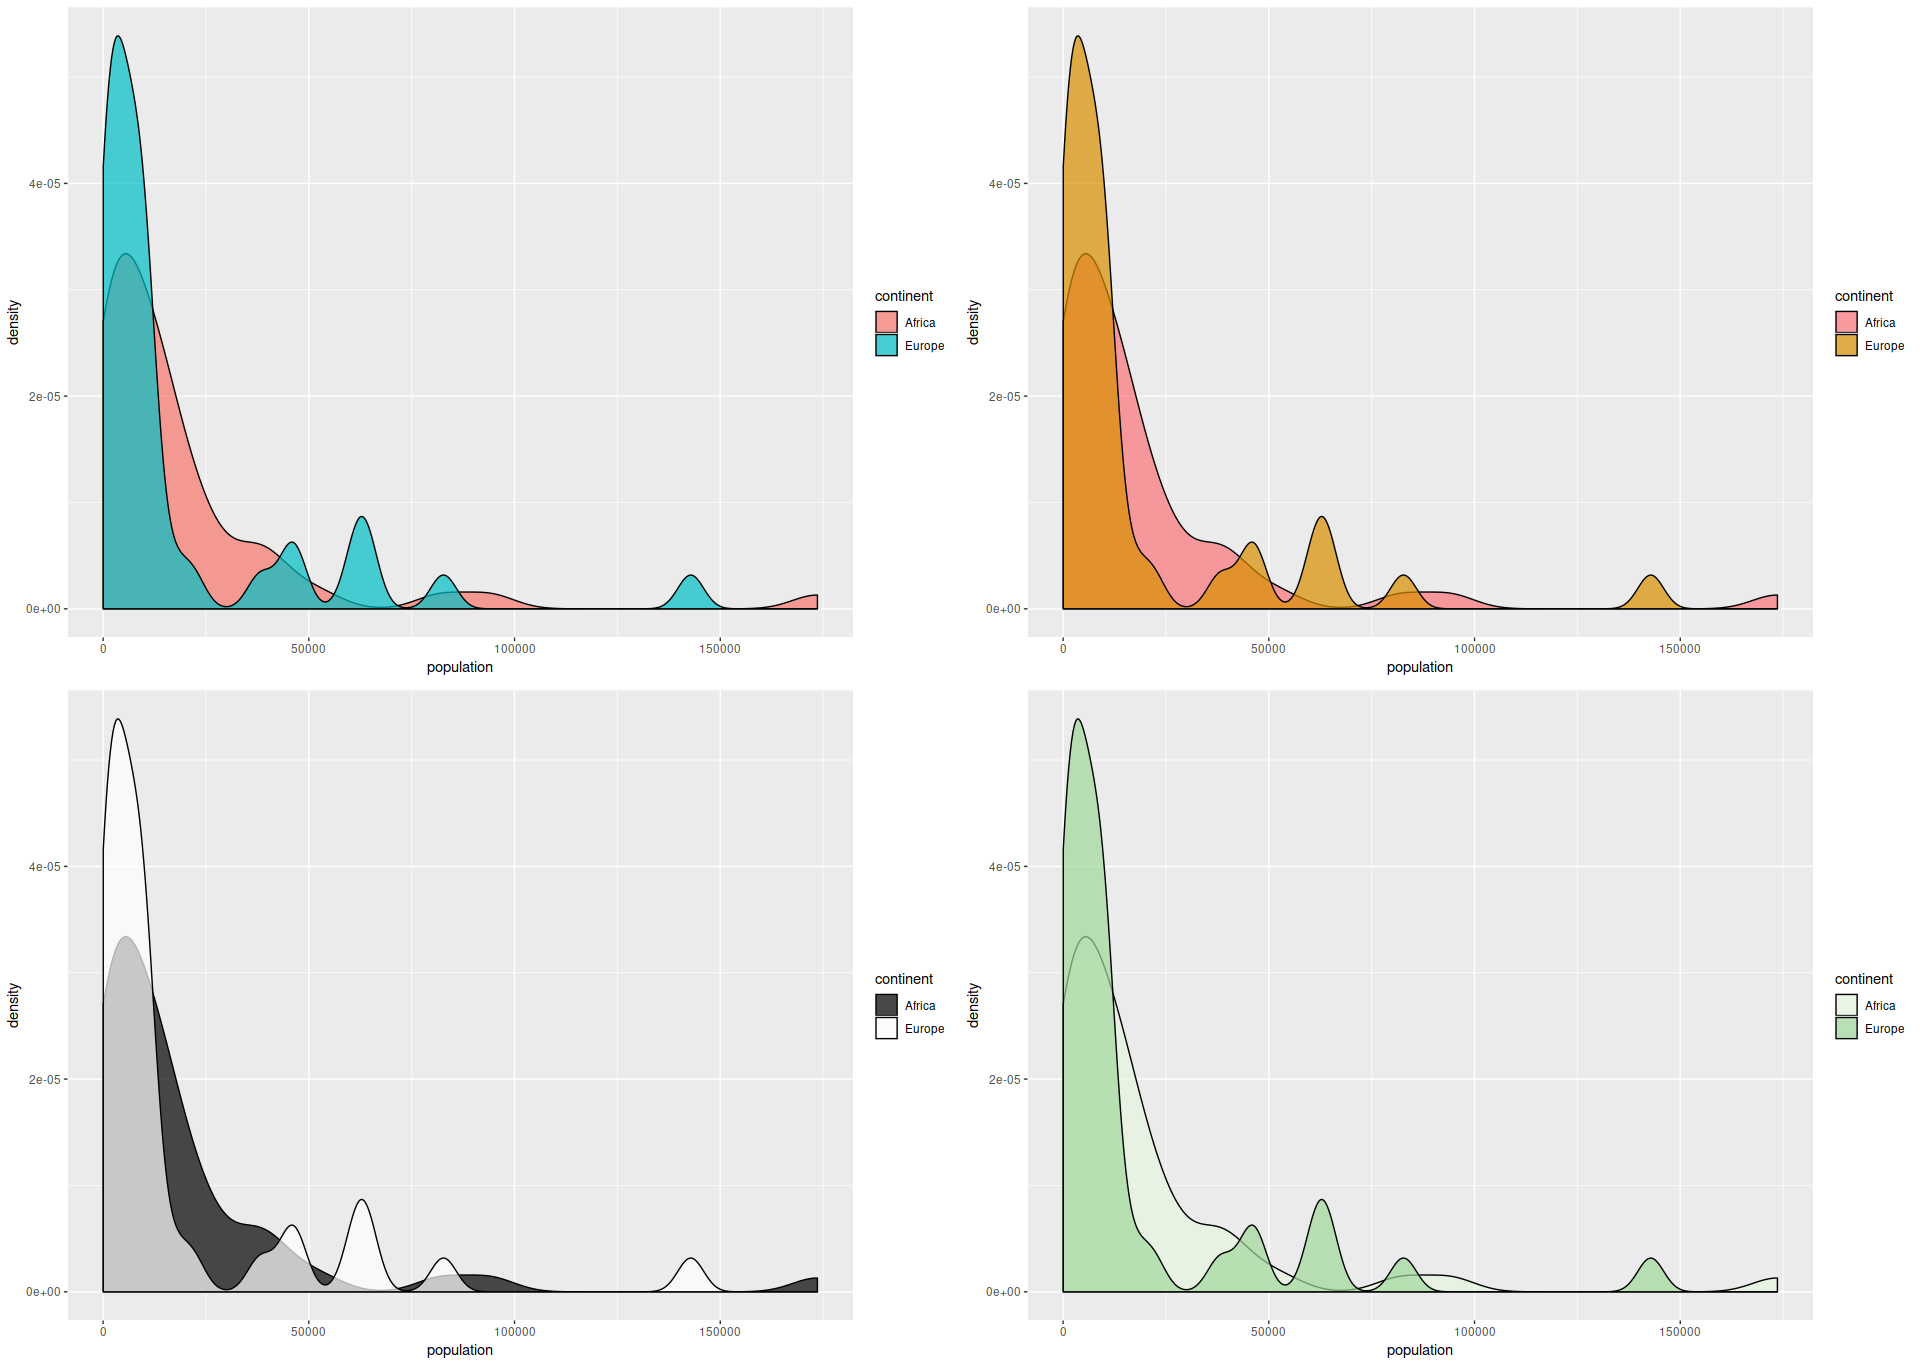

The R source for this figure:
# Wyjściówka

# Przedstawic gestosc rozkladu populacji tylko dla Europy i Afryki, gdzie kontynent jest zaznaczony jako wypelnienie (fill).
# Pokazac ten sam wykres z uzyciem czterech roznych palet kolorow.
# Wynikowy wykres pokazac na jednym rysunku (z uzyciem np. grid.arrange).

library('SmarterPoland')
library('patchwork')

countries_AE <- countries %>% filter(continent %in% c("Europe", "Africa"))

(p1 <- ggplot(countries_AE,
       aes(
           x = population,
           fill = continent
       )) + 
    geom_density(alpha=0.7))

(p2 <- p1 + scale_fill_hue(h = c(10, 50)))

(p3 <- p1 + scale_fill_manual(values = c("black", "white")))

(p4 <- p1 + scale_fill_brewer(palette = "Greens"))

p1 + p2 + p3 + p4
